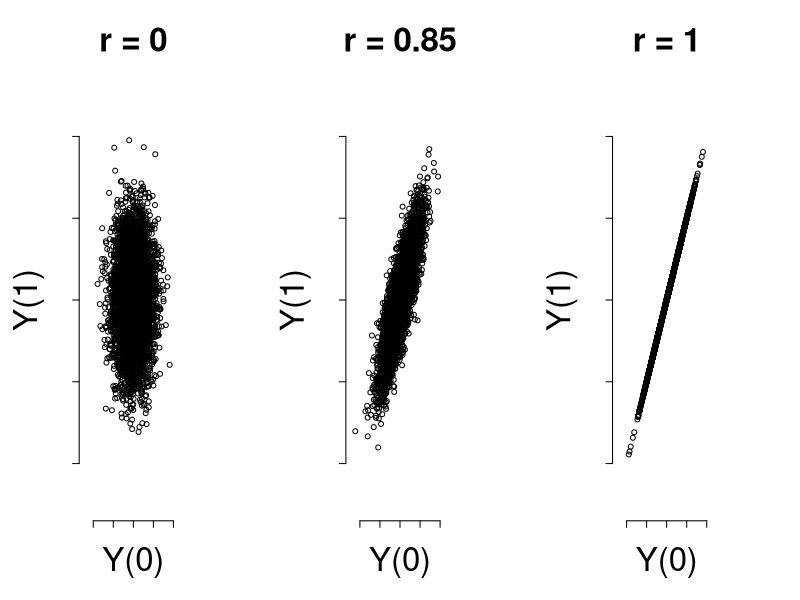

Recreate this plot in R.
library(mnormt)

# covariance matrices
Sigma1 = diag(2)
Sigma2 = matrix(c(1,.85,.85,1), nrow = 2)

# generate random draws
n = 5000
Y = rnorm(n)
bvn1 = rmnorm(n, mean = c(0,0), varcov = Sigma1)
bvn2 = rmnorm(n, mean = c(0,0), varcov = Sigma2)
bvn3 = cbind(Y,Y)
sims = list(bvn1,bvn2,bvn3)

# plotting
pdf("Module3-nonidentifiability.pdf", width = 15, height = 5)  # Adjust size as needed
par(mfrow = c(1,3))
par(mar = rep(6,4))
r = c(0,.85,1)
for (i in 1:3){
    mat = sims[[i]]
    plot(mat[,1],mat[,2], 
             main = paste("r =", r[i]),
             cex.main = 3,
             cex.axis = 2,
             xlim = c(-5,5),
             ylim = c(-5,5),
             cex.lab = 3,
             xlab = "Y(0)",
             ylab = "Y(1)",
             axes = F)
    Axis(side=1, labels=FALSE)
    Axis(side=2, labels=FALSE)
}

# Finish plotting
dev.off()


